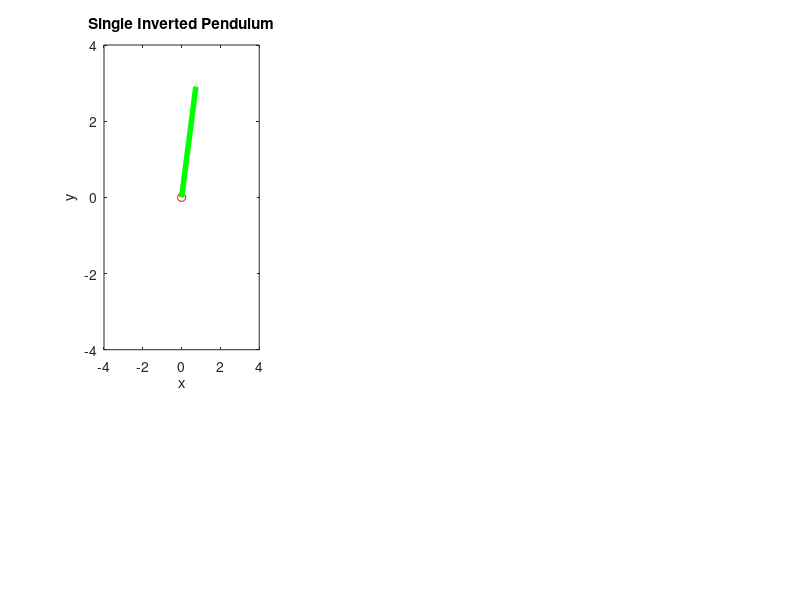

This chart was generated by the following MATLAB code: (Note: this script raises an error after producing the figure.)
clear all;
close all;
clc;

%% Discretise the Angles for a sweep
step = 0.05;   
q_1 = sin([0:step:3*pi]);
N = size(q_1,2);

mass = 2;
l = 3;
g = 9.8;
%% Cartesian Position
x = l * sin(q_1);
y = l * cos(q_1);

%% Calculate the Cartesian Velocity
xd = (x(2:end)-x(1,end-1))/(2*step);
yd = (y(2:end)-y(1,end-1))/(2*step);

%% Calculate the Cartesian Acceleration
xdd = (x(5:end)-2*x(3:end-2)+x(1:end-4))/(4*step^2);
ydd= (y(5:end)-2*y(3:end-2)+y(1:end-4))/(4*step^2);

%% Calculate the joint velocity
q_d = (q_1(2:end)-q_1(1,end-1))/(2*step);
%% Calculate the Joint Acceleration
q_dd = (q_1(5:end)-2*q_1(3:end-2)+q_1(1:end-4))/(4*step^2);

e = length(l);

F2x(e,1)=0;
F2y(e,1)=0;

for tt = 1:N-5

x1=x(1,tt);
y1=y(1,tt);
  
%%%Animating the movement of the single inverted pendulum
figure(1)
subplot(3,3,[1,4]);
plot(0,0, 'ro')
hold on
plot ([0,x1],[0,y1], 'g','LineWidth',4); 
hold off
ylabel('y')
xlabel('x')
title('Single Inverted Pendulum')
axis([-4 4 -4 4])

if (tt>5)  %%% Because acceleration values are available only from time step 5 onwards

%%%Calculating the reaction force and torque    
    
[F1x,F1y,Tau,F2x,F2y]=calculation(mass,l,xdd(tt),ydd(tt),q_dd(tt),0,0,q_1(tt),e);



%%%%Storing the values of reaction forces and torque

Rx(tt,1)=F1x(1,1);
Ry(tt,1)=F1y(1,1);
torque(tt,1)=Tau(1,1);


%%%%%%Plotting the graphs

subplot(3,3,2), plot(xdd,'b');
xlabel('t')
ylabel('x_dd')
title('plotting the X_Component of Cartesian Velocity');
subplot(3,3,5), plot(ydd,''), 
xlabel('t')
ylabel('y_dd')
title('plotting the Y_Component of Cartesian Velocity');
subplot(3,3,3), plot(Rx(6:end,:),'b'), title('Rx');
xlabel('t')
ylabel('Rx')
title('plotting the X_Component of Reaction forces');
subplot(3,3,6), plot(Ry(6:end,:),'b'), 
xlabel('t')
ylabel('Ry')
title('plotting the Y_Component of Reaction Forces')
subplot(3,3,8), plot(torque(6:end,:),'b');
xlabel('t')
ylabel('tau')
title('plotting the Torque')
end
pause(0.005);
end

